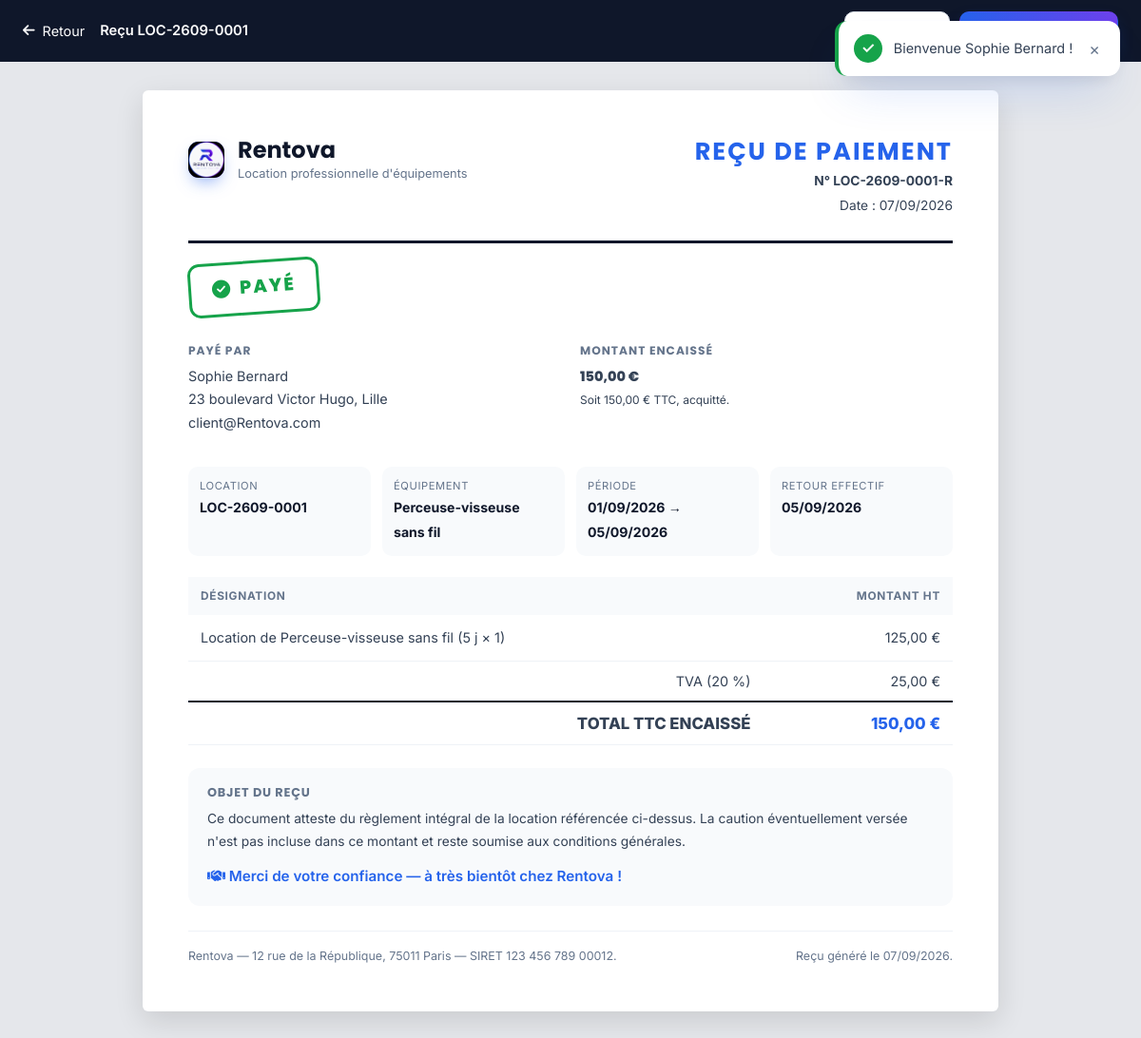
/location/1/recu (signed in), run on the app's committed database.
### tables this page shows
CREATE TABLE locations (
    id                   INT AUTO_INCREMENT PRIMARY KEY,
    reference            VARCHAR(20) NOT NULL UNIQUE,
    client_id            INT NOT NULL,
    equipement_id        INT NOT NULL,
    agent_id             INT NULL,
    date_debut           DATE NOT NULL,
    date_fin             DATE NOT NULL,
    duree                INT NOT NULL,
    quantite             INT NOT NULL DEFAULT 1,
    montant_base         DECIMAL(10,2) NOT NULL DEFAULT 0,
    montant_frais        DECIMAL(10,2) NOT NULL DEFAULT 0,
    montant_total        DECIMAL(10,2) NOT NULL DEFAULT 0,
    statut               ENUM('en_attente','confirmee','en_cours','terminee','annulee','refusee') NOT NULL DEFAULT 'en_attente',
    date_retour_effectif DATE NULL,
    condition_retour     VARCHAR(30) NULL,
    commentaire_retour   TEXT NULL,
    note                 VARCHAR(255) NULL,
    cree_le              TIMESTAMP NOT NULL DEFAULT CURRENT_TIMESTAMP,
    CONSTRAINT fk_loc_client  FOREIGN KEY (client_id)     REFERENCES utilisateurs(id) ON DELETE CASCADE,
    CONSTRAINT fk_loc_equip   FOREIGN KEY (equipement_id) REFERENCES equipements(id) ON DELETE RESTRICT,
    CONSTRAINT fk_loc_agent   FOREIGN KEY (agent_id)      REFERENCES utilisateurs(id) ON DELETE SET NULL,
    INDEX idx_loc_statut (statut),
    INDEX idx_loc_periode (date_debut, date_fin)
);

CREATE TABLE utilisateurs (
    id         INT AUTO_INCREMENT PRIMARY KEY,
    nom        VARCHAR(100) NOT NULL,
    prenom     VARCHAR(100) NOT NULL,
    email      VARCHAR(150) NOT NULL UNIQUE,
    telephone  VARCHAR(30)  NULL,
    adresse    VARCHAR(255) NULL,
    password   VARCHAR(255) NOT NULL,
    role       ENUM('client','agent','responsable') NOT NULL DEFAULT 'client',
    photo      VARCHAR(255) NULL,
    cree_le    TIMESTAMP NOT NULL DEFAULT CURRENT_TIMESTAMP
);

CREATE TABLE equipements (
    id               INT AUTO_INCREMENT PRIMARY KEY,
    categorie_id     INT NOT NULL,
    nom              VARCHAR(150) NOT NULL,
    description      TEXT NULL,
    marque           VARCHAR(100) NULL,
    modele           VARCHAR(100) NULL,
    prix_jour        DECIMAL(10,2) NOT NULL DEFAULT 0,
    en_promo         TINYINT(1) NOT NULL DEFAULT 0,
    prix_promo       DECIMAL(10,2) NULL DEFAULT NULL,
    stock_total      INT NOT NULL DEFAULT 0,
    stock_disponible INT NOT NULL DEFAULT 0,
    seuil_alerte     INT NOT NULL DEFAULT 0,
    image            VARCHAR(255) NULL,
    etat             ENUM('disponible','en_location','maintenance','endommage') NOT NULL DEFAULT 'disponible',
    cree_le          TIMESTAMP NOT NULL DEFAULT CURRENT_TIMESTAMP,
    CONSTRAINT fk_equip_cat FOREIGN KEY (categorie_id) REFERENCES categories(id) ON DELETE RESTRICT,
    INDEX idx_equip_cat (categorie_id),
    INDEX idx_equip_stock (stock_disponible)
);

### app/Views/locations/recu.php (the view, shortened to what the rows shown need)
<?php
$pageTitle = 'Reçu ' . $location['reference'];
$docType   = 'recu';
$ht    = (float) $location['montant_base'];
$frais = (float) $location['montant_frais'];
$tva   = round(($ht + $frais) * TAUX_TVA / 100, 2);
$ttc   = $ht + $frais + $tva;
?>
<div class="invoice">
    <header class="invoice-head">
        <div class="invoice-brand">
            <span class="brand-logo"><img src="<?= ASSETS ?>img/logo.png" alt="Rentova"></span>
            <div>
                <h1><?= e(APP_NAME) ?></h1>
                <p>Location professionnelle d'équipements</p>
            </div>
        </div>
        <div class="invoice-doc">
            <h2>REÇU DE PAIEMENT</h2>
            <p><b>N° <?= e($location['reference']) ?>-R</b></p>
            <p>Date : <?= e(date_fr(date('Y-m-d'))) ?></p>
        </div>
    </header>
    <div class="receipt-stamp">
        <i class="fas fa-check-circle"></i> PAYÉ
    </div>
    <div class="invoice-addr">
        <div>
            <h4>Payé par</h4>
            <p>
                <?= e($location['client_prenom']) ?> <?= e($location['client_nom']) ?><br>
                <?= e($location['client_adresse'] ?: '—') ?><br>
                <?= e($location['client_email']) ?>
            </p>
        </div>
        <div>
            <h4>Montant encaissé</h4>
            <p class="receipt-amount"><?= e(montant($ttc)) ?></p>
            <p><small>Soit <?= e(number_format($ttc, 2, ',', ' ')) ?> € TTC, acquitté.</small></p>
        </div>
    </div>
    <div class="invoice-infos">
        <div><span>Location</span><b><?= e($location['reference']) ?></b></div>
        <div><span>Équipement</span><b><?= e($location['equipement_nom']) ?></b></div>
        <div><span>Période</span><b><?= e(date_fr($location['date_debut'])) ?> → <?= e(date_fr($location['date_fin'])) ?></b></div>
        <div><span>Retour effectif</span><b><?= e(date_fr($location['date_retour_effectif'])) ?></b></div>
    </div>
    <table class="invoice-table">
        <thead>
            <tr><th>Désignation</th><th class="right">Montant HT</th></tr>
        </thead>
        <tbody>
            <tr><td>Location de <?= e($location['equipement_nom']) ?> (<?= (int) $location['duree'] ?> j × <?= (int) $location['quantite'] ?>)</td><td class="right"><?= e(montant($ht)) ?></td></tr>
        </tbody>
        <tfoot>
            <tr><td class="right">TVA (<?= TAUX_TVA ?> %)</td><td class="right"><?= e(montant($tva)) ?></td></tr>
            <tr class="grand"><td class="right">TOTAL TTC ENCAISSÉ</td><td class="right"><?= e(montant($ttc)) ?></td></tr>
        </tfoot>
    </table>
    <div class="invoice-payment">
        <h4>Objet du reçu</h4>
        <p>Ce document atteste du règlement intégral de la location référencée ci-dessus. La caution éventuellement versée n'est pas incluse dans ce montant et reste soumise aux conditions générales.</p>
        <p class="receipt-thanks"><i class="fas fa-handshake"></i> Merci de votre confiance — à très bientôt chez <?= e(APP_NAME) ?> !</p>
    </div>
    <footer class="invoice-foot">
        <p><?= e(APP_NAME) ?> — 12 rue de la République, 75011 Paris — SIRET 123 456 789 00012.</p>
        <p>Reçu généré le <?= e(date_fr(date('Y-m-d'))) ?>.</p>
    </footer>
</div>

### app/Core/Router.php (shortened to what the rows shown need)
<?php
class Router
{
    private array $routes = [];
    public function add(string $method, string $pattern, string $handler): void
    {
        $regex = '#^' . $this->compile($pattern) . '$#';
        $this->routes[] = [
            'method'  => strtoupper($method),
            'regex'   => $regex,
            'handler' => $handler,
        ];
    }
    private function compile(string $pattern): string
    {
        $pattern = trim($pattern, '/');
        $pattern = preg_replace('#:([a-zA-Z_]+)#', '([^/]+)', $pattern);
        return str_replace('/', '/', $pattern);
    }
    public function dispatch(string $method, string $uri): void
    {
        $path   = parse_url($uri, PHP_URL_PATH) ?? '/';
        $path   = trim($path, '/');
        $path = trim($path, '/');
        foreach ($this->routes as $route) {
            if ($route['method'] !== strtoupper($method)) {
                continue;
            }
            if (preg_match($route['regex'], $path, $matches)) {
                array_shift($matches);
                [$class, $action] = explode('@', $route['handler']);
                $controller = new $fullClass();
                call_user_func_array([$controller, $action], $matches);
                return;
            }
        }
    }
}

### app/Views/layouts/document.php (shortened to what the rows shown need)
<!DOCTYPE html>
<html lang="fr">
<head>
<link rel="stylesheet" href="https://cdnjs.cloudflare.com/ajax/libs/font-awesome/6.5.1/css/all.min.css">
<link rel="stylesheet" href="<?= ASSETS ?>css/style.css">
</head>
<body class="page-document">
<header class="doc-toolbar no-print">
    <a href="<?= BASE_URL ?>dashboard"><i class="fas fa-arrow-left"></i> Retour</a>
    <div class="doc-toolbar-title"><?= e($pageTitle ?? 'Document') ?></div>
    <div class="doc-toolbar-actions">
        <button class="btn btn-ghost btn-sm" onclick="window.print()"><i class="fas fa-print"></i> Imprimer</button>
        <a class="btn btn-primary btn-sm" href="<?= BASE_URL ?>location/<?= (int) $location['id'] ?>/<?= e($docType ?? '') ?>/pdf"><i class="fas fa-file-pdf"></i> Télécharger PDF</a>
    </div>
</header>
<main class="doc-page"><?= $content ?></main>
<?php require __DIR__ . '/_flash.php'; ?>
</body>
</html>

### app/Views/layouts/_flash.php
<?php $flash = \App\Core\Session::flash(); ?>
<?php if ($flash): ?>
<div class="toast-stack" id="toastStack">
    <div class="toast toast-<?= e($flash['type']) ?> show" data-toast>
        <span class="toast-icon"><?= $flash['type'] === 'success' ? '✓' : ($flash['type'] === 'error' ? '✕' : ($flash['type'] === 'warning' ? '⚠' : 'ℹ')) ?></span>
        <span class="toast-msg"><?= e($flash['message']) ?></span>
        <button type="button" class="toast-close" data-toast-close>×</button>
    </div>
</div>
<?php endif; ?>

### data on the page
locations: reference "Reçu LOC-2609-0001", reference "LOC-2609-0001", client.prenom "Sophie", client.nom "Bernard", client.adresse "23 boulevard Victor Hugo, Lille", client.email "client@Rentova.com", montant($ttc) "150,00 €", ttc "150,00", equipement.nom "Perceuse-visseuse sans fil", date_debut "01/09/2026", date_fin "05/09/2026", date_retour_effectif "05/09/2026", duree "5", quantite "1", montant_base "125,00 €", montant($tva) "25,00 €"
